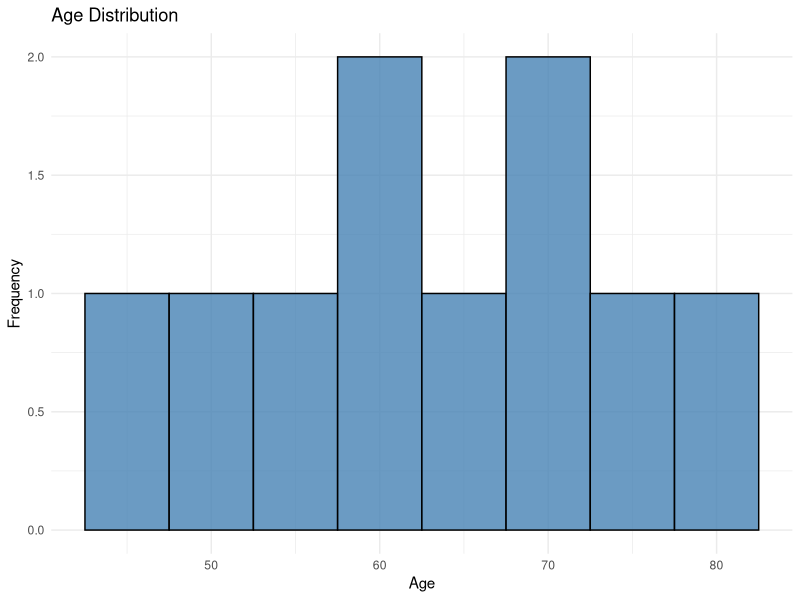

Write the R code that produced this figure.
# -----------------------------
# 8. Histogram
# -----------------------------
library(ggplot2)
age_data <- data.frame(
  Age = c(45, 50, 55, 60, 62, 65, 70, 72, 75, 80)
)

ggplot(age_data, aes(x = Age)) +
  geom_histogram(binwidth = 5, fill = "steelblue", color = "black", alpha = 0.8) +
  labs(title = "Age Distribution",
       x = "Age",
       y = "Frequency") +
  theme_minimal()
